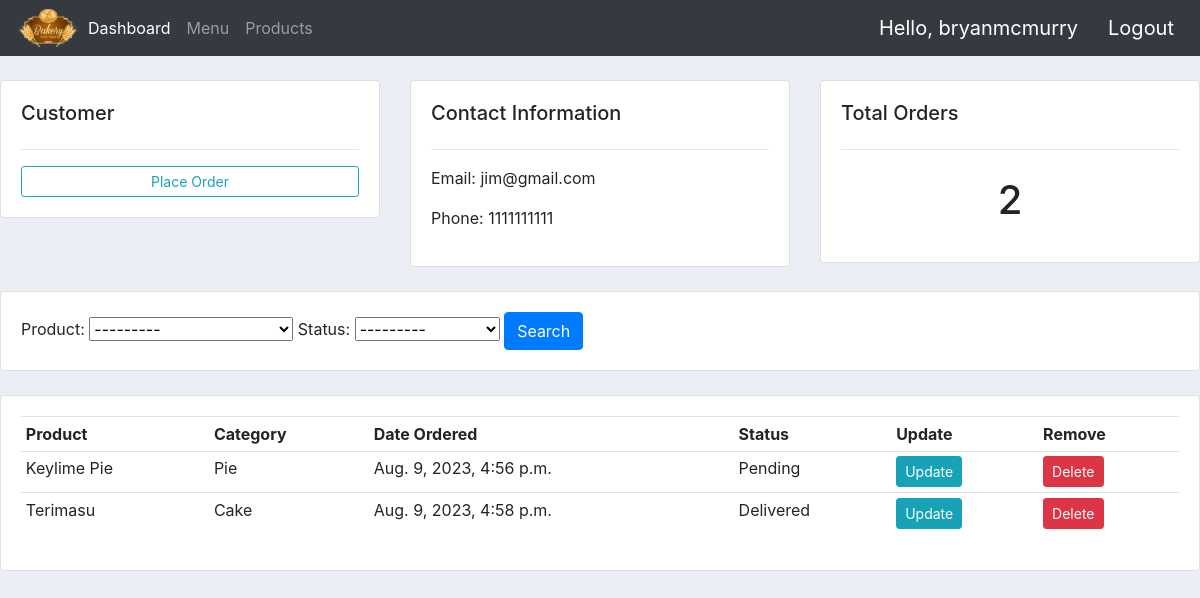
Screenshot of /customer/13/ (signed in) with the database file from the repository.
### app/models.py (models this page shows, shortened)
class Customer(models.Model):
    user = models.OneToOneField(User, on_delete=models.CASCADE)
    name = models.CharField(max_length=50)
    phone = models.CharField(max_length=50)
    email = models.EmailField(max_length=254)
    profile_pic = models.ImageField(
        default="profile_pic_green.png", null=True, blank=True
    )
    date_created = models.DateTimeField(auto_now_add=True)

class Order(models.Model):
    STATUS = (
        ("Pending", "Pending"),
        ("Out For Delivery", "Out For Delivery"),
        ("Delivered", "Delivered"),
    )
    customer = models.ForeignKey(Customer, null=True, on_delete=models.PROTECT)
    product = models.ForeignKey(Product, null=True, on_delete=models.PROTECT)
    date_created = models.DateTimeField(auto_now_add=True, null=True)
    status = models.CharField(max_length=200, null=True, choices=STATUS)

class Product(models.Model):
    CATEGORY = (
        ("Cake", "Cake"),
        ("Cookie", "Cookie"),
        ("Pie", "Pie"),
        ("Cupcake", "Cupcake"),
    )
    name = models.CharField(max_length=50)
    price = models.FloatField()
    category = models.CharField(max_length=50, null=True, choices=CATEGORY)
    description = models.CharField(
        max_length=500,
        null=True,
        blank=True,
        default="It's made with Sugar, Spice, and Everything Nice.",
    )
    date_created = models.DateTimeField(auto_now_add=True)
    image = models.ImageField(null=True, blank=True)
    tags = models.ManyToManyField("Tag")
    def __str__(self):
        return self.name

### app/views.py (the view)
# urls.py: path("customer/<str:pk>/", views.CustomerPage, name="customer"),
@login_required(login_url="login")
def CustomerPage(request, pk):
    customer = Customer.objects.get(id=pk)
    orders = customer.order_set.all() # type: ignore
    order_count = orders.count()
    myFilter = OrderFilter(request.GET, queryset=orders)
    orders = myFilter.qs
    context = {
        "customer": customer,
        "orders": orders,
        "order_count": order_count,
        "myFilter": myFilter,
    }
    return render(request, "customer.html", context)

### app/templates/customer.html (shortened to what this page needs)
{% extends 'base.html' %} {% load static %}  {% block content %}
<br />
<div class="row">
  <div class="col-md">
    <div class="card card-body">
      <h5>Customer</h5>
      <hr />
      <a
        class="btn btn-outline-info btn-sm btn-block"
        href="{% url 'create_order' customer.id%}"
        >Place Order</a
      >
    </div>
  </div>
  <div class="col-md">
    <div class="card card-body">
      <h5>Contact Information</h5>
      <hr />
      <p>Email: {{customer.email}}</p>
      <p>Phone: {{customer.phone}}</p>
    </div>
  </div>
  <div class="col-md">
    <div class="card card-body">
      <h5>Total Orders</h5>
      <hr />
      <h1 style="text-align: center; padding: 10px">{{orders.count}}</h1>
    </div>
  </div>
</div>
<br />
<div class="row">
  <div class="col">
    <div class="card card-body">
      <form action="" method="get">
        {{myFilter.form}} {% csrf_token %} {{form.as_p}}
        <button class="btn btn-primary" type="submit">Search</button>
      </form>
    </div>
  </div>
</div>
<br />
<div class="row">
  <div class="col-md">
    <div class="card card-body">
      <table class="table table-sm">
        <tr>
          <th>Product</th>
          <th>Category</th>
          <th>Date Ordered</th>
          <th>Status</th>
          <th>Update</th>
          <th>Remove</th>
        </tr>
        {% for order in orders %}
        <tr>
          <td>{{order.product}}</td>
          <td>{{order.product.category}}</td>
          <td>{{order.date_created}}</td>
          <td>{{order.status}}</td>
          <td>
            <a
              class="btn btn-sm btn-info"
              href="{% url 'update_order' order.id %}"
              >Update</a
            >
          </td>
          <td>
            <a
              class="btn btn-sm btn-danger"
              href="{% url 'delete_order' order.id %}"
              >Delete</a
            >
          </td>
        </tr>
        {% endfor %}
      </table>
    </div>
  </div>
</div>
{% endblock content %}

### app/templates/navbar.html (shortened to what this page needs)
{% load static %}
<nav class="navbar navbar-expand-lg navbar-dark bg-dark">
  <img class="logo" src="{% static '/images/logo.png' %}" />
  <div class="collapse navbar-collapse" id="navbarNav">
    <ul class="navbar-nav">
      {% if request.user.is_staff %}
      <li class="nav-item active">
        <a class="nav-link" href="{% url 'home' %}">Dashboard</a>
      </li>
      <li class="nav-item">
        <a class="nav-link" href="{% url 'products' %}">Menu</a>
      </li>
      {% endif %}
      <li class="nav-item">
        <a class="nav-link" href="{% url 'store' %}">Products</a>
      </li>
    </ul>
  </div>
  <span class="hello-msg">Hello, {{request.user}}</span>
  <span><a class="hello-msg" href="{% url 'logout' %}">Logout</a></span>
</nav>

### app/static/styles.css (style rules this page uses)
.logo { max-width: 4em; }
body { background-color: #ebeff5; }
.hello-msg { color: white; padding-left: 1em; }
.hello-msg { font-size: 20px; color: white; margin-right: 10px; text-decoration: none; }

### rows the page displays
Customer: email "jim@gmail.com", phone "1111111111"
Order: product "Keylime Pie", product.category "Pie", date_created "Aug. 9, 2023, 4:56 p.m.", status "Pending"
Order: product "Terimasu", product.category "Cake", date_created "Aug. 9, 2023, 4:58 p.m.", status "Delivered"

### other values shown
{{ request.user }} "bryanmcmurry"
{{ orders.count }} "2"
